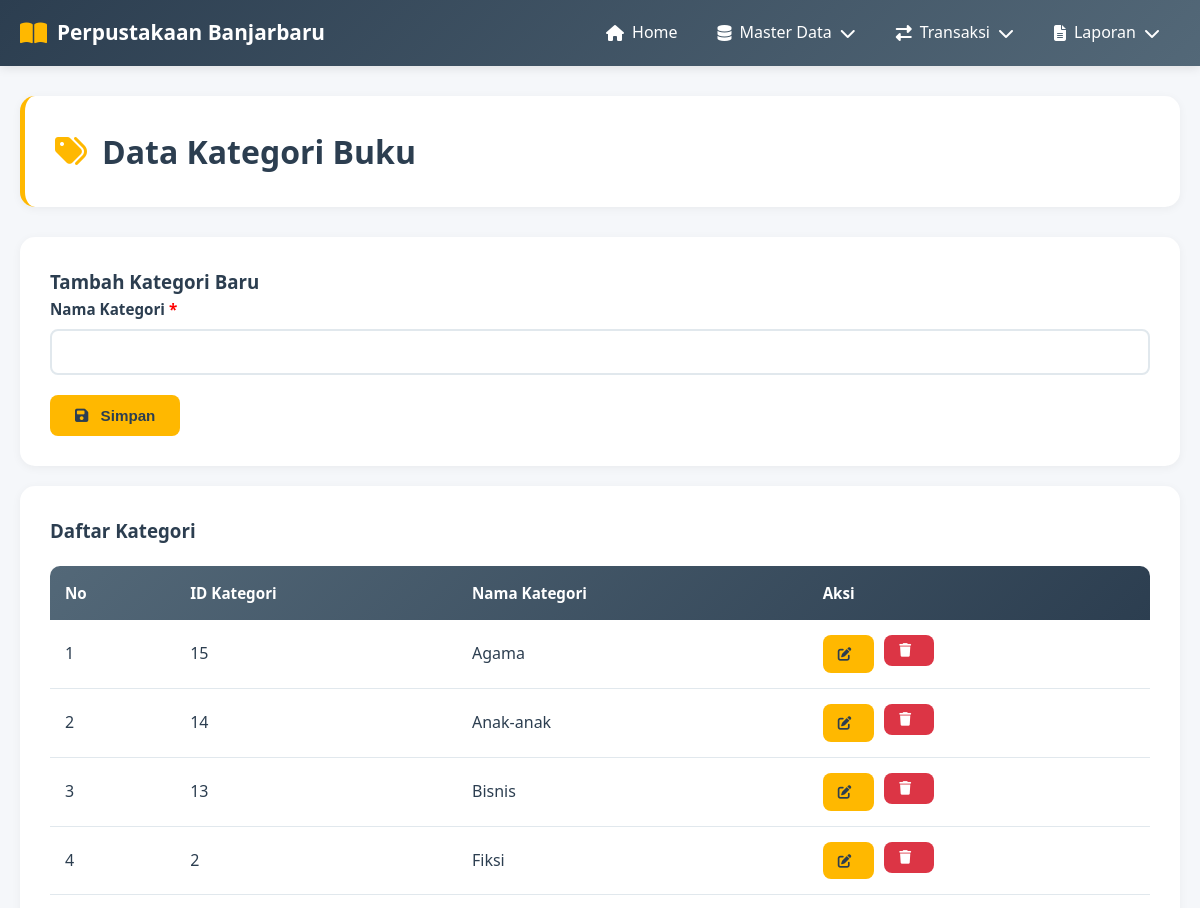
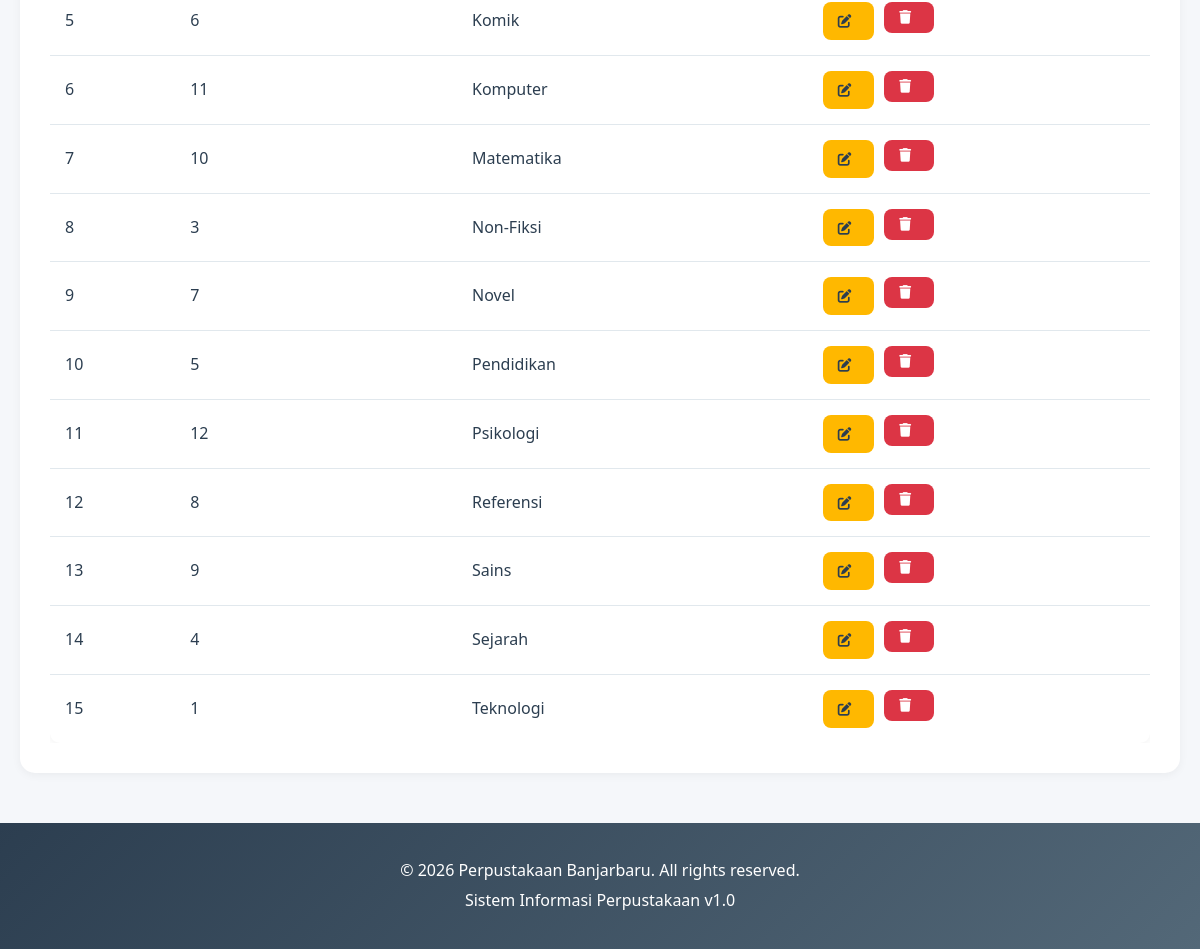
The page /modules/master/kategori.php on the database its author committed (2 pictures, top to bottom).
### tables this page shows
CREATE TABLE `kategori_buku` (
  `id_kategori` int(11) NOT NULL,
  `nama_kategori` varchar(100) NOT NULL
);

### config/database.php (called while the page is built, shortened)
<?php
$conn = mysqli_connect(DB_HOST, DB_USER, DB_PASS, DB_NAME);
mysqli_set_charset($conn, "utf8");
function query($sql) {
    global $conn;
    return mysqli_query($conn, $sql);
}
function fetchAll($result) {
    $data = [];
    while ($row = mysqli_fetch_assoc($result)) {
        $data[] = $row;
    }
    return $data;
}
?>

### modules/master/kategori.php (the view, shortened to what this page needs)
<?php
include '../../includes/header.php';
$edit_data = null;
$data_kategori = fetchAll(query("SELECT * FROM kategori_buku ORDER BY nama_kategori"));
?>
<div class="container">
    <div class="page-header">
        <h2><i class="fas fa-tags"></i> Data Kategori Buku</h2>
    </div>
    <div class="content-box">
        <h3><?php echo $edit_data ? 'Edit Kategori' : 'Tambah Kategori Baru'; ?></h3>
        <form method="POST">
            <div class="form-group">
                <label>Nama Kategori <span style="color: red;">*</span></label>
                <input type="text" name="nama_kategori" class="form-control" required
                       value="<?php echo $edit_data ? $edit_data['nama_kategori'] : ''; ?>">
            </div>
            <div class="flex gap-10">
                <button type="submit" class="btn btn-primary">
                    <i class="fas fa-save"></i> <?php echo $edit_data ? 'Update' : 'Simpan'; ?>
                </button>
            </div>
        </form>
    </div>
    <div class="content-box mt-20">
        <h3>Daftar Kategori</h3>
        <div class="table-container">
            <table>
                <thead>
                    <tr>
                        <th>No</th>
                        <th>ID Kategori</th>
                        <th>Nama Kategori</th>
                        <th>Aksi</th>
                    </tr>
                </thead>
                <tbody>
                    <?php $no = 1; foreach ($data_kategori as $row): ?>
                        <tr>
                            <td><?php echo $no++; ?></td>
                            <td><?php echo $row['id_kategori']; ?></td>
                            <td><?php echo $row['nama_kategori']; ?></td>
                            <td>
                                <div class="action-buttons">
                                    <a href="?edit=<?php echo $row['id_kategori']; ?>" class="btn btn-sm btn-primary">
                                        <i class="fas fa-edit"></i>
                                    </a>
                                    <form method="POST" style="display: inline;" onsubmit="return confirmDelete()">
                                        <button type="submit" class="btn btn-sm btn-danger">
                                            <i class="fas fa-trash"></i>
                                        </button>
                                    </form>
                                </div>
                            </td>
                        </tr>
                    <?php endforeach; ?>
                </tbody>
            </table>
        </div>
    </div>
</div>
<?php include '../../includes/footer.php'; ?>

### css/style.css (style rules this page uses)
* { margin: 0; padding: 0; box-sizing: border-box; }
:root { --primary-color: #FFB800; --secondary-color: #536878; --dark-blue: #2C3E50; --light-gray: #F5F7FA; --white: #FFFFFF; --text-dark: #2C3E50; --border-color: #E1E8ED; --success: #28A745; --danger: #DC3545; --warning: #FFC107; }
body { font-family: 'Segoe UI', Tahoma, Geneva, Verdana, sans-serif; background-color: var(--light-gray); color: var(--text-dark); line-height: 1.6; }
.container { max-width: 1400px; margin: 30px auto; padding: 0 20px; }
.page-header { background: var(--white); padding: 30px; border-radius: 15px; margin-bottom: 30px; box-shadow: 0 2px 10px rgba(0,0,0,0.05); border-left: 5px solid var(--primary-color); }
.page-header h2 { color: var(--dark-blue); font-size: 2rem; display: flex; align-items: center; gap: 15px; }
.page-header h2 i { color: var(--primary-color); }
.content-box { background: var(--white); padding: 30px; border-radius: 15px; box-shadow: 0 2px 10px rgba(0,0,0,0.05); }
.btn { display: inline-block; padding: 12px 25px; border: none; border-radius: 8px; cursor: pointer; text-decoration: none; font-weight: 600; transition: all 0.3s; font-size: 0.95rem; }
.btn i { margin-right: 8px; }
.btn-primary { background-color: var(--primary-color); color: var(--dark-blue); }
.btn-danger { background-color: var(--danger); color: var(--white); }
.btn-sm { padding: 8px 15px; font-size: 0.85rem; }
.table-container { overflow-x: auto; margin-top: 20px; }
table { width: 100%; border-collapse: collapse; background: var(--white); box-shadow: 0 2px 8px rgba(0,0,0,0.05); border-radius: 10px; overflow: hidden; }
thead { background: linear-gradient(135deg, var(--secondary-color), var(--dark-blue)); color: var(--white); }
thead th { padding: 15px; text-align: left; font-weight: 600; font-size: 0.95rem; }
tbody td { padding: 15px; border-bottom: 1px solid var(--border-color); }
tbody tr:last-child td { border-bottom: none; }
.form-group { margin-bottom: 20px; }
.form-group label { display: block; margin-bottom: 8px; color: var(--dark-blue); font-weight: 600; font-size: 0.95rem; }
.form-control { width: 100%; padding: 12px 15px; border: 2px solid var(--border-color); border-radius: 8px; font-size: 1rem; transition: all 0.3s; }
.action-buttons { display: flex; gap: 10px; }
.mt-20 { margin-top: 20px; }
.flex { display: flex; }
.gap-10 { gap: 10px; }

### rows shown on the page
kategori_buku: id_kategori "15", nama_kategori "Agama"
kategori_buku: id_kategori "14", nama_kategori "Anak-anak"
kategori_buku: id_kategori "13", nama_kategori "Bisnis"
kategori_buku: id_kategori "2", nama_kategori "Fiksi"
kategori_buku: id_kategori "6", nama_kategori "Komik"
kategori_buku: id_kategori "11", nama_kategori "Komputer"
kategori_buku: id_kategori "10", nama_kategori "Matematika"
kategori_buku: id_kategori "3", nama_kategori "Non-Fiksi"
kategori_buku: id_kategori "7", nama_kategori "Novel"
kategori_buku: id_kategori "5", nama_kategori "Pendidikan"
kategori_buku: id_kategori "12", nama_kategori "Psikologi"
kategori_buku: id_kategori "8", nama_kategori "Referensi"
kategori_buku: id_kategori "9", nama_kategori "Sains"
kategori_buku: id_kategori "4", nama_kategori "Sejarah"
kategori_buku: id_kategori "1", nama_kategori "Teknologi"
